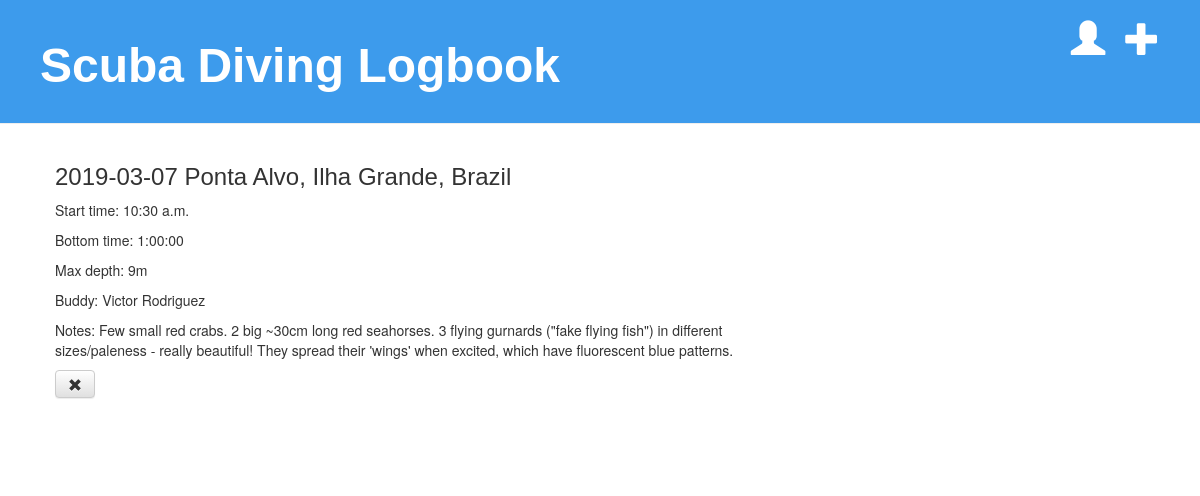
/dive/3/, run on the app's committed database.
### logbook/models.py (models this page shows)
class Dive(models.Model):
    diver = models.ForeignKey(Diver, on_delete=models.CASCADE, related_name='dives')
    location = models.CharField(max_length=100)
    date = models.DateField()
    start_time = models.TimeField()
    duration = models.DurationField()
    max_depth = models.IntegerField()
    buddy_name = models.CharField(max_length=100)
    log_text = models.TextField()
    created_date = models.DateTimeField(default=timezone.now)
    def __str__(self):
        return '%s %s' % (self.date, self.location)

### logbook/views.py (the view)
# urls.py: path('dive/<int:pk>/', views.dive_detail, name='dive_detail'),
def dive_detail(request, pk):
    dive = get_object_or_404(Dive, pk=pk)
    dive_duration = dive.duration*60
    return render(request, 'logbook/dive_detail.html', {'dive': dive, 'dive_duration': dive_duration})

### logbook/templates/logbook/dive_detail.html
{% extends 'logbook/base.html' %}
{% block content %}
    <div class="dive">
      <h3>{{ dive }}</h3>
      <p>Start time: {{ dive.start_time }}</p>
      <p>Bottom time: {{ dive_duration }}</p>
      <p>Max depth: {{ dive.max_depth }}m</p>
      <p>Buddy: {{ dive.buddy_name }}</p>
      <p>Notes: {{ dive.log_text }}</p>
      <a class="btn btn-default" href="{% url 'dive_delete' pk=dive.pk %}"><span class="glyphicon glyphicon-remove"></span></a>
    </div>
{% endblock %}

### logbook/static/css/logbook.css (style rules this page uses)
h2, h3, h4 { font-family: 'Noto', sans-serif; }
.dive { margin-bottom: 70px; }

### data on the page
Dive: date+location "2019-03-07 Ponta Alvo, Ilha Grande, Brazil", start_time "10:30 a.m.", max_depth "9", buddy_name "Victor Rodriguez", log_text "Few small red crabs. 2 big ~30cm long red seahorses. 3 flying gurnards (\"fake flying fish\") in different sizes/paleness - really beautiful! They spread their 'wings' when excited, which have fluorescent blue patterns."

### other printed values
{{ dive_duration }} "1:00:00"
